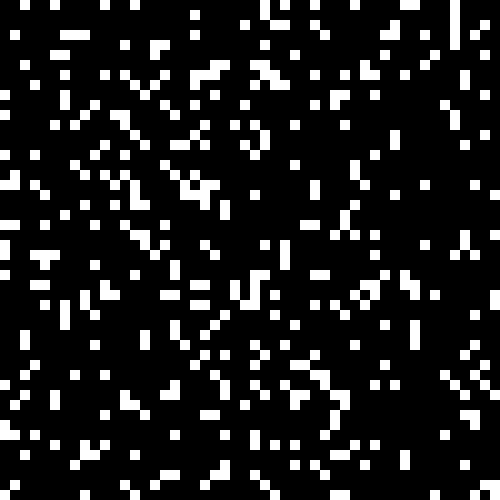
Frame 1 (no input)
Frame 60 (the mouse pressed at the canvas centre just before this capture): identical to frame 1, image omitted
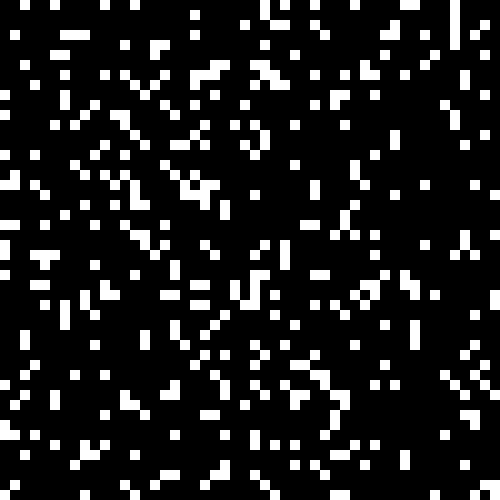
Frame 120 (the mouse held since frame 60 and released just before this capture)

The Processing sketch that drew these frames (run headless with seeded random() and noise(); from frame 60 on, the mouse is pressed at the canvas centre):

// Processing sketch: cellularAutomaton
// ── cellularAutomaton.pde
Cell dish;
int sz = 10;
float d = 0.3;
boolean playing = false; // seperate before game starts and after

void setup() {
  size(500, 500);
  dish = new Cell(width/sz, height/sz, sz, d);
}

void draw() {
  background(255);
  if (playing == true) {
    dish.nextGen();
  }
  dish.display();
}

void mousePressed() {
  if (playing == false) {
    // since each cell is sz wide/tall, we can just divide the x/y coords of mouse to get row/col
    int c = mouseX/sz;
    int r = mouseY/sz;
    if (c >= 0 && c < dish.cols && r >= 0 && r < dish.rows && dish.grid[c][r] == 0) {
      dish.grid[c][r] = 1;
    } else if (c >= 0 && c < dish.cols && r >= 0 && r < dish.rows && dish.grid[c][r] == 1) {
      dish.grid[c][r] = 0;
    }
  }
} // user can click a cell to life

void keyPressed() {
  if (key == 's') {
    playing = true;
  } // start the game
  if (key == 'b') {
    for (int r = 0; r < dish.cols; r++) {
      for (int c = 0; c < dish.rows; c++) {
        if (c >= 0 && c < dish.cols && r >= 0 && r < dish.rows) {
          if (dish.grid[c][r] != 0) {
            dish.grid[c][r] = 0;
          }
        }
      }
    }
  } // reset whole thing
  if (key == 'r') {
    dish.dens(d);
    playing = false;
  } // reset/randomize grid
  if (key == ' ') {
    playing = false;
  } // pause grid
  if (key == '1') {
    dish.nextGen();
  }
} // user can start game

// ── Cell.pde
class Cell {
  int cols, rows;         
  int cellSize;
  int[][] grid;
  int[][] nextGrid;
  int live = 1;
  int dead = 0;

  Cell(int numCols, int numRows, int cs, float density) {
    cols = numCols;
    rows = numRows;
    cellSize = cs;
    grid = new int[cols][rows];
    nextGrid = new int[cols][rows];
    dens(density);
  }

  void dens(float density) {
    for (int r = 0; r < cols; r++) {
      for (int c = 0; c < rows; c++) {
        if (random(2) > density) {
          grid[r][c] = dead; 
        }else{
          grid[r][c] = live;
        }
      }
    }
  }

  int countNeighbors(int x, int y) {
    int sum = 0;
    for (int r = -1; r <= 1; r++) {
      for (int c = -1; c <= 1; c++) {
        if (!(r == 0 && c == 0)) {
          int nx = abs((x + r) % cols);
          int ny = abs((y + c) % rows);
          sum += grid[nx][ny];
        }
      }
    }
    return sum;
  }

//funny NW gliding
  int countNW(int x, int y) {
    int sum = 0;
    for (int r = 0; r <= 2; r++) {
      for (int c = 0; c <= 2; c++) {
        if (!(r == 1 && c == 1)) {
          int nx = ((x + r) % cols);
          int ny = ((y + c) % rows);
          sum += grid[nx][ny];
        }
      }
    }
    return sum;
  }

  void display() {
    for (int r = 0; r < cols; r++) {
      for (int c = 0; c < rows; c++) {
        if (grid[r][c] == live) {
          fill(255);
        }else if (grid[r][c] == dead){ 
          fill(0);
        }
        noStroke();
        rect(r * cellSize, c * cellSize, cellSize, cellSize);
      }
    }
  }
  
  int conway(int state, int neighbors) {
      if ((state == live && (neighbors == 2 || neighbors == 3)) ||
          (state == dead && neighbors == 3)) {
        return 1;
      }return 0;
  }

  void nextGen() {
    for (int r = 0; r < cols; r++) {
      for (int c = 0; c < rows; c++) {
        int neighbors = countNeighbors(r, c);
        nextGrid[r][c] = conway(grid[r][c], neighbors);
      }
    }
    int[][] buffer = grid;
    grid = nextGrid;
    nextGrid = buffer;
  }
  
}
